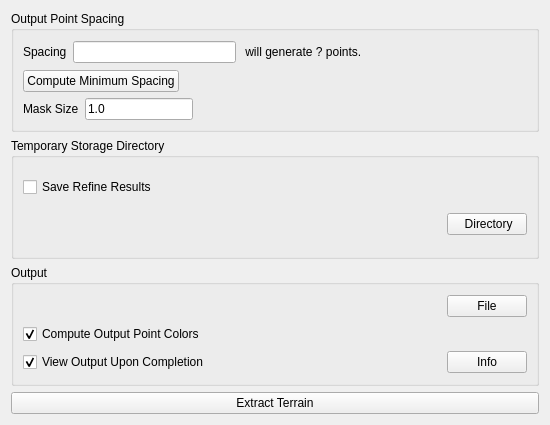
<?xml version="1.0" encoding="UTF-8"?>
<ui version="4.0">
 <class>TerrainExtractionParameters</class>
 <widget class="QWidget" name="TerrainExtractionParameters">
  <property name="geometry">
   <rect>
    <x>0</x>
    <y>0</y>
    <width>550</width>
    <height>425</height>
   </rect>
  </property>
  <property name="windowTitle">
   <string>Form</string>
  </property>
  <layout class="QVBoxLayout" name="verticalLayout">
   <item>
    <widget class="QGroupBox" name="ResolutionGroup">
     <property name="title">
      <string>Output Point Spacing</string>
     </property>
     <layout class="QVBoxLayout" name="verticalLayout_2">
      <item>
       <layout class="QHBoxLayout" name="horizontalLayout_4">
        <item>
         <widget class="QLabel" name="label_15">
          <property name="text">
           <string>Spacing</string>
          </property>
         </widget>
        </item>
        <item>
         <widget class="QLineEdit" name="resolutionEdit"/>
        </item>
        <item>
         <widget class="QLabel" name="scaleNumPointsLabel">
          <property name="text">
           <string> will generate ? points. </string>
          </property>
         </widget>
        </item>
        <item>
         <spacer name="horizontalSpacer">
          <property name="orientation">
           <enum>Qt::Horizontal</enum>
          </property>
          <property name="sizeHint" stdset="0">
           <size>
            <width>40</width>
            <height>20</height>
           </size>
          </property>
         </spacer>
        </item>
       </layout>
      </item>
      <item>
       <layout class="QHBoxLayout" name="horizontalLayout_2">
        <item>
         <widget class="QPushButton" name="detailedResolutionButton">
          <property name="toolTip">
           <string>Compute suggested minimum spacing from all the input points</string>
          </property>
          <property name="text">
           <string>Compute Minimum Spacing</string>
          </property>
         </widget>
        </item>
        <item>
         <spacer name="horizontalSpacer_6">
          <property name="orientation">
           <enum>Qt::Horizontal</enum>
          </property>
          <property name="sizeHint" stdset="0">
           <size>
            <width>40</width>
            <height>20</height>
           </size>
          </property>
         </spacer>
        </item>
       </layout>
      </item>
      <item>
       <layout class="QGridLayout" name="_2">
        <item row="0" column="0">
         <widget class="QLabel" name="label_8">
          <property name="toolTip">
           <string>At 0, all samples are used thus more robust to noise (but slower), while increasing towards 1 tends towards a more even sampling (faster, but may not work well if the data is anisotropic)</string>
          </property>
          <property name="whatsThis">
           <string>At 0, all samples are used thus more robust to noise (but slower), while increasing towards 1 tends towards a more even sampling (faster, but may not work well if the data is anisotropic)</string>
          </property>
          <property name="text">
           <string>Mask Size</string>
          </property>
          <property name="textInteractionFlags">
           <set>Qt::LinksAccessibleByMouse</set>
          </property>
         </widget>
        </item>
        <item row="0" column="1">
         <widget class="QLineEdit" name="MaskSize">
          <property name="sizePolicy">
           <sizepolicy hsizetype="Preferred" vsizetype="Fixed">
            <horstretch>0</horstretch>
            <verstretch>0</verstretch>
           </sizepolicy>
          </property>
          <property name="toolTip">
           <string>At 0, all samples are used thus more robust to noise (but slower), while increasing towards 1 tends towards a more even sampling (faster, but may not work well if the data is anisotropic)</string>
          </property>
          <property name="whatsThis">
           <string>At 0, all samples are used thus more robust to noise (but slower), while increasing towards 1 tends towards a more even sampling (faster, but may not work well if the data is anisotropic)</string>
          </property>
          <property name="text">
           <string>1.0</string>
          </property>
         </widget>
        </item>
        <item row="0" column="2">
         <spacer name="horizontalSpacer_5">
          <property name="orientation">
           <enum>Qt::Horizontal</enum>
          </property>
          <property name="sizeHint" stdset="0">
           <size>
            <width>40</width>
            <height>20</height>
           </size>
          </property>
         </spacer>
        </item>
       </layout>
      </item>
     </layout>
    </widget>
   </item>
   <item>
    <widget class="QGroupBox" name="cacheGroup">
     <property name="title">
      <string>Temporary Storage Directory</string>
     </property>
     <property name="checkable">
      <bool>false</bool>
     </property>
     <property name="checked">
      <bool>false</bool>
     </property>
     <layout class="QGridLayout" name="gridLayout_3">
      <item row="1" column="0">
       <widget class="QCheckBox" name="saveRefinedCheckBox">
        <property name="text">
         <string>Save Refine Results</string>
        </property>
       </widget>
      </item>
      <item row="2" column="2">
       <widget class="QPushButton" name="cacheDirectoryButton">
        <property name="enabled">
         <bool>true</bool>
        </property>
        <property name="sizePolicy">
         <sizepolicy hsizetype="Fixed" vsizetype="Fixed">
          <horstretch>0</horstretch>
          <verstretch>0</verstretch>
         </sizepolicy>
        </property>
        <property name="text">
         <string> Directory</string>
        </property>
       </widget>
      </item>
      <item row="2" column="0">
       <widget class="QLabel" name="CacheDirectoryLabel">
        <property name="enabled">
         <bool>true</bool>
        </property>
        <property name="sizePolicy">
         <sizepolicy hsizetype="Ignored" vsizetype="Preferred">
          <horstretch>0</horstretch>
          <verstretch>0</verstretch>
         </sizepolicy>
        </property>
        <property name="text">
         <string/>
        </property>
        <property name="scaledContents">
         <bool>false</bool>
        </property>
        <property name="alignment">
         <set>Qt::AlignLeading|Qt::AlignLeft|Qt::AlignVCenter</set>
        </property>
       </widget>
      </item>
      <item row="2" column="1">
       <spacer name="horizontalSpacer_3">
        <property name="orientation">
         <enum>Qt::Horizontal</enum>
        </property>
        <property name="sizeType">
         <enum>QSizePolicy::Fixed</enum>
        </property>
        <property name="sizeHint" stdset="0">
         <size>
          <width>20</width>
          <height>20</height>
         </size>
        </property>
       </spacer>
      </item>
     </layout>
    </widget>
   </item>
   <item>
    <widget class="QGroupBox" name="autoSaveExtractionGroup">
     <property name="title">
      <string>Output</string>
     </property>
     <property name="checkable">
      <bool>false</bool>
     </property>
     <property name="checked">
      <bool>false</bool>
     </property>
     <layout class="QGridLayout" name="gridLayout_2">
      <item row="0" column="3">
       <widget class="QPushButton" name="autoSaveFileButton">
        <property name="sizePolicy">
         <sizepolicy hsizetype="Fixed" vsizetype="Fixed">
          <horstretch>0</horstretch>
          <verstretch>0</verstretch>
         </sizepolicy>
        </property>
        <property name="text">
         <string>File</string>
        </property>
       </widget>
      </item>
      <item row="0" column="2">
       <spacer name="horizontalSpacer_2">
        <property name="orientation">
         <enum>Qt::Horizontal</enum>
        </property>
        <property name="sizeType">
         <enum>QSizePolicy::Fixed</enum>
        </property>
        <property name="sizeHint" stdset="0">
         <size>
          <width>20</width>
          <height>20</height>
         </size>
        </property>
       </spacer>
      </item>
      <item row="2" column="0">
       <widget class="QCheckBox" name="ViewOnCompletionCheckBox">
        <property name="text">
         <string>View Output Upon Completion</string>
        </property>
        <property name="checked">
         <bool>true</bool>
        </property>
       </widget>
      </item>
      <item row="1" column="0">
       <widget class="QCheckBox" name="computeColor">
        <property name="toolTip">
         <string>Determine color for extracted terrain points based on input point colors (if present)</string>
        </property>
        <property name="text">
         <string>Compute Output Point Colors</string>
        </property>
        <property name="checked">
         <bool>true</bool>
        </property>
       </widget>
      </item>
      <item row="0" column="0">
       <widget class="QLabel" name="autoSaveLabel">
        <property name="sizePolicy">
         <sizepolicy hsizetype="Ignored" vsizetype="Preferred">
          <horstretch>0</horstretch>
          <verstretch>0</verstretch>
         </sizepolicy>
        </property>
        <property name="text">
         <string/>
        </property>
        <property name="alignment">
         <set>Qt::AlignRight|Qt::AlignTrailing|Qt::AlignVCenter</set>
        </property>
       </widget>
      </item>
      <item row="2" column="3">
       <widget class="QPushButton" name="InfoButton">
        <property name="text">
         <string>Info</string>
        </property>
       </widget>
      </item>
     </layout>
    </widget>
   </item>
   <item>
    <widget class="QPushButton" name="processFullExtraction">
     <property name="text">
      <string>Extract Terrain</string>
     </property>
    </widget>
   </item>
  </layout>
 </widget>
 <resources/>
 <connections/>
</ui>
